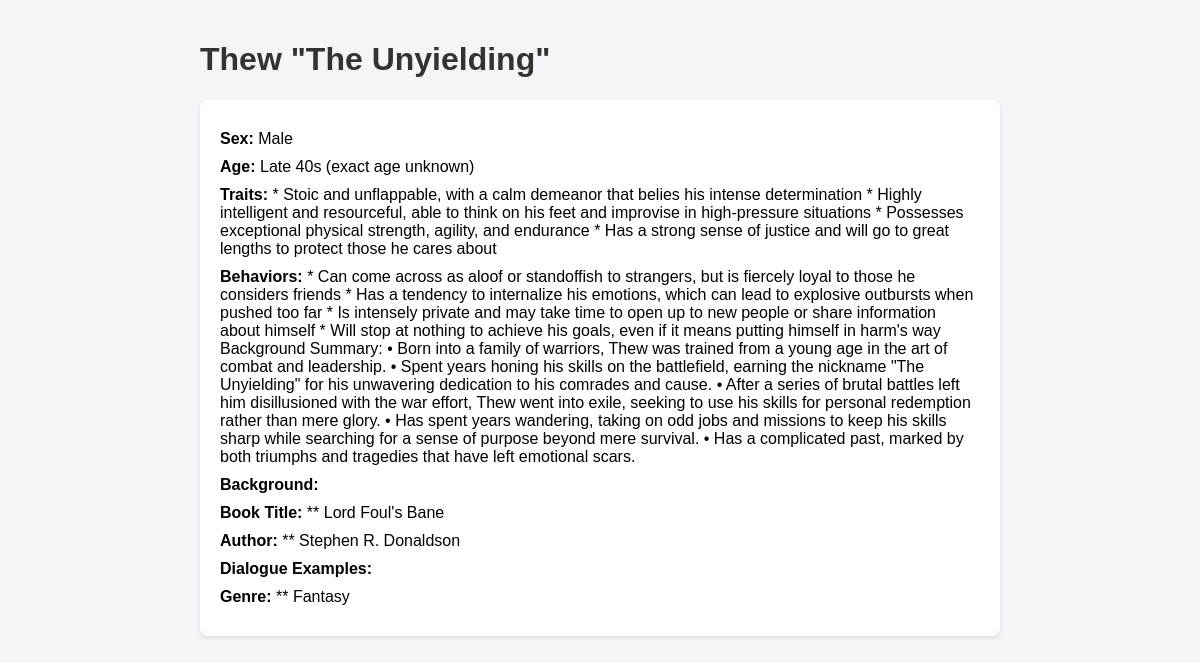
/character/5, run on the app's committed database.
### app/models/character.py (models this page shows)
class Character(Base):
    __tablename__ = "characters"
    id = Column(Integer, primary_key=True, index=True)
    name = Column(String, index=True)
    sex = Column(String, index=True)
    age = Column(String, index=True)
    traits = Column(String, index=True)
    behaviors = Column(String, index=True)
    background = Column(String, index=True)
    book_title = Column(String, index=True)
    author = Column(String, index=True)
    dialogue_examples = Column(String, index=True)
    genre = Column(String, index=True)

### app/routes/view_characters.py (the view)
@router.get("/character/{character_id}", response_class=HTMLResponse)
async def view_character(request: Request, character_id: int, db: Session = Depends(get_db)):
    character = db.query(Character).filter(Character.id == character_id).first()
    if not character:
        return HTMLResponse(content="Character not found", status_code=404)
    return templates.TemplateResponse("view_character.html", {
        "request": request,
        "character": character
    })

### templates/view_character.html (shortened to what this page needs)
<!DOCTYPE html>
<html lang="en">
<head>
</head>
<body>
    <h1>{{ character.name }}</h1>
    <div class="character-details">
        <p><strong>Sex:</strong> {{ character.sex }}</p>
        <p><strong>Age:</strong> {{ character.age }}</p>
        <p><strong>Traits:</strong> {{ character.traits }}</p>
        <p><strong>Behaviors:</strong> {{ character.behaviors }}</p>
        <p><strong>Background:</strong> {{ character.background }}</p>
        <p><strong>Book Title:</strong> {{ character.book_title }}</p>
        <p><strong>Author:</strong> {{ character.author }}</p>
        <p><strong>Dialogue Examples:</strong> {{ character.dialogue_examples }}</p>
        <p><strong>Genre:</strong> {{ character.genre }}</p>
    </div>
</body>
</html>

### templates/view_character.html (style rules this page uses)
body { font-family: Arial, sans-serif; max-width: 800px; margin: 0 auto; padding: 20px; background-color: #f4f4f9; }
h1, h2 { color: #333; }
.character-details { background: #fff; padding: 20px; border-radius: 8px; box-shadow: 0 2px 4px rgba(0, 0, 0, 0.1); }
.character-details p { margin: 10px 0; }

### data on the page
Character: name "Thew \"The Unyielding\"", sex "Male", age "Late 40s (exact age unknown)", traits "* Stoic and unflappable, with a calm demeanor that belies his intense determination * Highly intelligent and resourceful, able to think on his feet and improvise in high-pressure situations * Possesses exceptional physical strength, agility, and endurance * Has a strong sense of justice and will go to great lengths to protect those he cares about", behaviors "* Can come across as aloof or standoffish to strangers, but is fiercely loyal to those he considers friends * Has a tendency to internalize his emotions, which can lead to explosive outbursts when pushed too far * Is intensely private and may take time to open up to new people or share information about himself * Will stop at nothing to achieve his goals, even if it means putting himself in harm's way Background Summary: • Born into a family of warriors, Thew was trained from a young age in the art of combat and leadership. • Spent years honing his skills on the battlefield, earning the nickname \"The Unyielding\" for his unwavering dedication to his comrades and cause. • After a series of…", book_title "** Lord Foul's Bane", author "** Stephen R. Donaldson", genre "** Fantasy"
